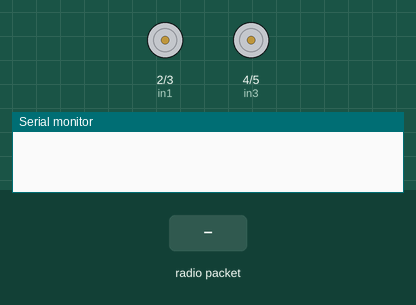
Bench run of a sketch on a simulated Arduino Uno, built with avr-gcc and run on an emulated ATmega328P. Parts: motor-driver pin pairs drawn as motors (green arrow = first pin HIGH = forward, orange = second pin HIGH = backward, longer = more drive), the last lines printed to the serial monitor. The inputs (shaded band) are chosen by the test bench. No radio packets arrive unless stated.

Above: at 1.2 s.
1.3 s: radio packet "1" arrives
At 2.0 s:
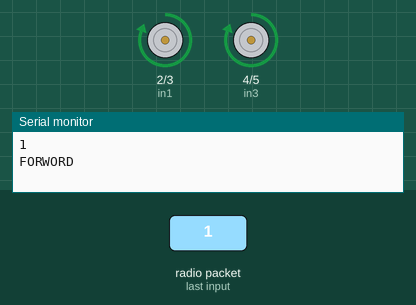
2.8 s: radio packet "2" arrives
At 3.2 s:
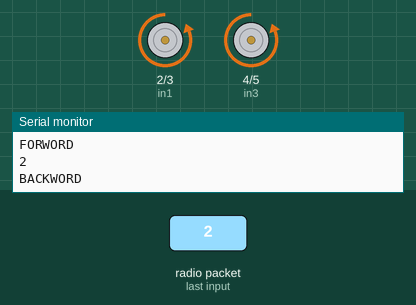
4.3 s: radio packet "3" arrives
At 5.5 s:
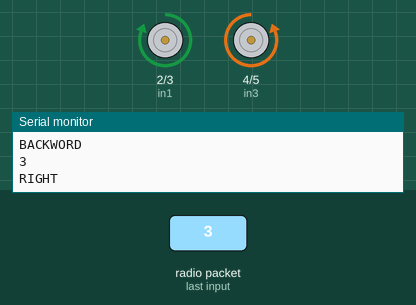
5.8 s: radio packet "4" arrives
At 6.7 s:
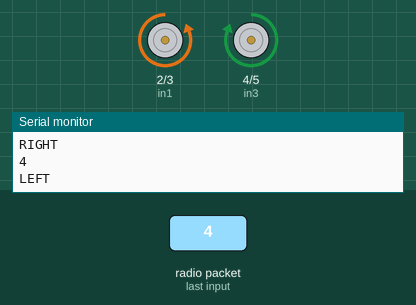
Timing chart, 0 to 8.3 s (numbered marks = the images above; inputs shaded):
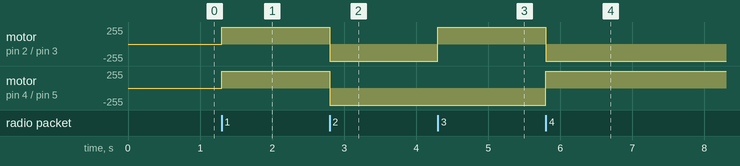

The sketch:

GYRO_WITH_NRF_RX.ino
```cpp
#include <SPI.h>
#include <nRF24L01.h>
#include <RF24.h>

RF24 radio(7, 8);  // CE, CSN
// #define enA 1
#define in1 2
#define in2 3

#define in3 4
#define in4 5
// #define enB 6

// int motorSpeedA = 0;
// int motorSpeedB = 0;

const byte address[6] = "00001";

void setup() {
  Serial.begin(9600);
  radio.begin();
  radio.openReadingPipe(0, address);
  radio.setPALevel(RF24_PA_MIN);
  radio.startListening();
  // pinMode(enA, OUTPUT);
  pinMode(in1, OUTPUT);
  pinMode(in2, OUTPUT);
  pinMode(in3, OUTPUT);
  pinMode(in4, OUTPUT);
  // pinMode(enB, OUTPUT);
}

void loop() {
  if (radio.available()) {
    char msg[32];
    radio.read(&msg, sizeof(msg));
    char receivedchar = (char)msg[0];
    if (receivedchar == '0') {
      Serial.println(msg);
      Serial.println("STOP");
      digitalWrite(in1, LOW);
      digitalWrite(in2, LOW);
      // Set Motor B stop
      digitalWrite(in3, LOW);
      digitalWrite(in4, LOW);
      // delay(500);
    }
    if (receivedchar == '1') {
      Serial.println(msg);
      digitalWrite(in1, HIGH);
      digitalWrite(in2, LOW);
      // Set Motor B stop
      digitalWrite(in3, HIGH);
      digitalWrite(in4, LOW);
      Serial.println("FORWORD");
      delay(10);
    }
    if (receivedchar == '2') {
      Serial.println(msg);
      digitalWrite(in1, LOW);
      digitalWrite(in2, HIGH);
      // Set Motor B stop
      digitalWrite(in3, LOW);
      digitalWrite(in4, HIGH);
      Serial.println("BACKWORD");
      delay(10);
    }
    if (receivedchar == '3') {
      Serial.println(msg);
      digitalWrite(in1,HIGH);
      digitalWrite(in2,LOW);
      // Set Motor B backward
      digitalWrite(in3, LOW);
      digitalWrite(in4, HIGH);
      Serial.println("RIGHT");
      delay(10);
    }
    if (receivedchar == '4') {
      Serial.println(msg);
      // Set Motor B backward
      digitalWrite(in1, LOW);
      digitalWrite(in2, HIGH);
      // Set Motor B forward
      digitalWrite(in3, HIGH);
      digitalWrite(in4, LOW);
      Serial.println("LEFT");
      delay(10);
    }
  }
  //  analogWrite(enA, motorSpeedA);
  //   analogWrite(enB, motorSpeedB);
}
```

Measured:
- after the input at 1.3 s, motor on pin 2 (in1) / pin 3 (in2), motor on pin 4 (in3) / pin 5 (in4): stopped → forward 255/255 at once
- after the input at 2.8 s, motor on pin 2 (in1) / pin 3 (in2), motor on pin 4 (in3) / pin 5 (in4): forward 255/255 → backward 255/255 at once
- after the input at 4.3 s, motor on pin 2 (in1) / pin 3 (in2): backward 255/255 → forward 255/255 at once
- after the input at 5.8 s, motor on pin 2 (in1) / pin 3 (in2): forward 255/255 → backward 255/255 at once; motor on pin 4 (in3) / pin 5 (in4): backward 255/255 → forward 255/255 at once
